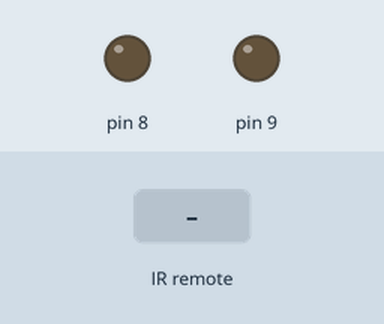
This sketch was run on a simulated Arduino Uno, built with avr-gcc and run on an emulated ATmega328P. Shown: output pins drawn as LEDs (lit = HIGH). Inputs (shaded band) come from the test bench.

Above: at 1.2 s.
1.3 s: infrared code 0x45 received
At 2.0 s:
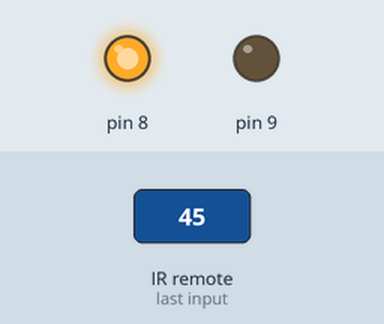
2.8 s: infrared code 0x46 received
At 3.1 s:
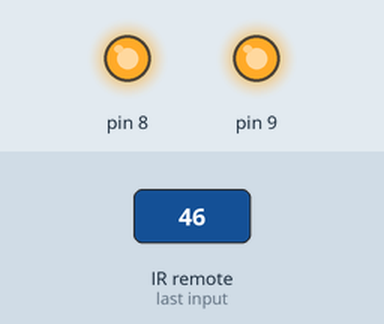
4.3 s: infrared code 0x45 received
At 5.5 s:
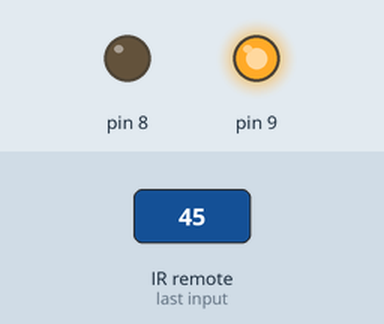
Timing chart, 0 to 7.3 s (numbered marks = the images above; inputs shaded):
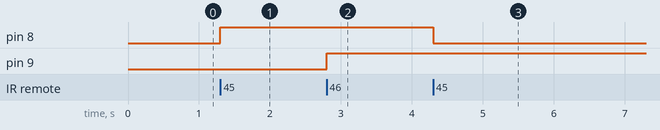

The sketch:

ir_toggle_outputs.ino
```cpp
// Sketch that listens for two specific IR button codes and toggles two digital outputs (pins 8 and 9), ignoring NEC repeat frames so one press equals one toggle.
//
// Full tutorial: https://shillehtek.com/blogs/news/arduino-ir-receiver-toggle-leds-relay
// Parts used: https://shillehtek.com/products/arduino-uno-r3-starter-kit
//             https://shillehtek.com/products/820pcs-1-4w-1-41-kinds-each-value-20pcs-metal-film-resistors-kit-plastic-box
//             https://shillehtek.com/products/1-channel-5v-relay-module
// More examples: https://github.com/shillehbean/shillehtek-examples
//

#include <IRremote.hpp>

#define BTN_1 0x45      // replace with YOUR codes from Step 2
#define BTN_2 0x46

bool led1 = false, led2 = false;

void setup() {
  IrReceiver.begin(3, ENABLE_LED_FEEDBACK);
  pinMode(8, OUTPUT);
  pinMode(9, OUTPUT);
}

void loop() {
  if (IrReceiver.decode()) {
    // ignore NEC auto-repeat frames so one press = one toggle
    if (!(IrReceiver.decodedIRData.flags & IRDATA_FLAGS_IS_REPEAT)) {
      switch (IrReceiver.decodedIRData.command) {
        case BTN_1: led1 = !led1; digitalWrite(8, led1); break;
        case BTN_2: led2 = !led2; digitalWrite(9, led2); break;
      }
    }
    IrReceiver.resume();
  }
}
```

Measured:
- after the input at 1.3 s, pin 8: LOW → HIGH at once
- after the input at 2.8 s, pin 9: LOW → HIGH at once
- after the input at 4.3 s, pin 8: HIGH → LOW at once
